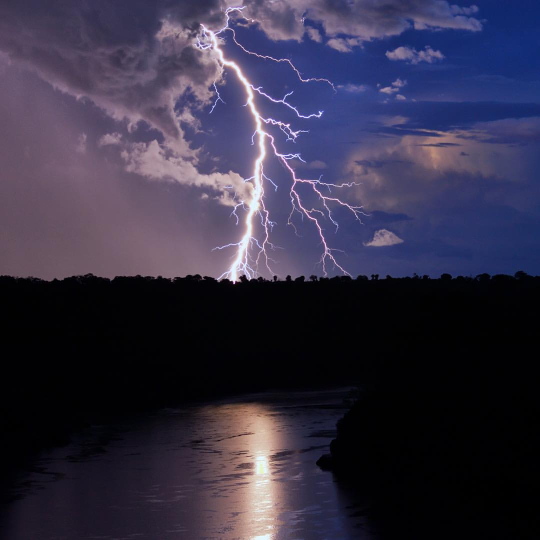
#> input picture Session 2/raad.jpg, 1080 x 1080 px, found by its file name (shown at 1/2 size)
$ python main.py
#> lines starting #> are read from the running program, lines starting #| are printed output that depends on the picture
import cv2
import numpy as np

img = cv2.imread("./img/raad.jpg")
#> img is the input picture: shape (1080, 1080, 3); mean B, G, R 70.3, 48.9, 53.4

# [30 lines of commented-out code are left out]

t, bw = cv2.threshold(img, 127, 255, cv2.THRESH_BINARY)
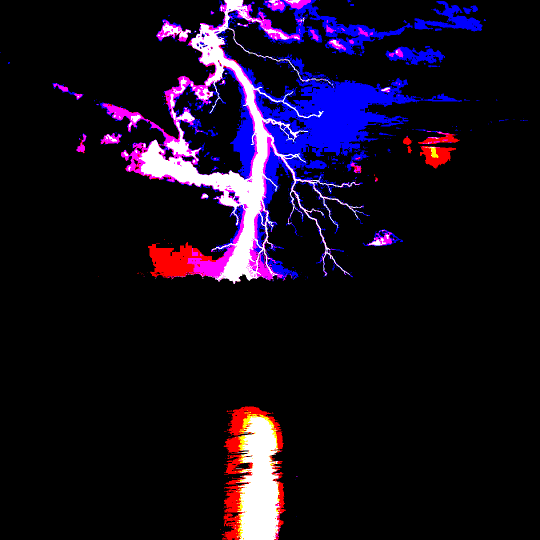
#> bw: shape (1080, 1080, 3) (shown at 1/2 size); mean B, G, R 29.8, 11.7, 20.6
print(bw.shape)
#| (1080, 1080, 3)
# [10 lines of commented-out code are left out]
